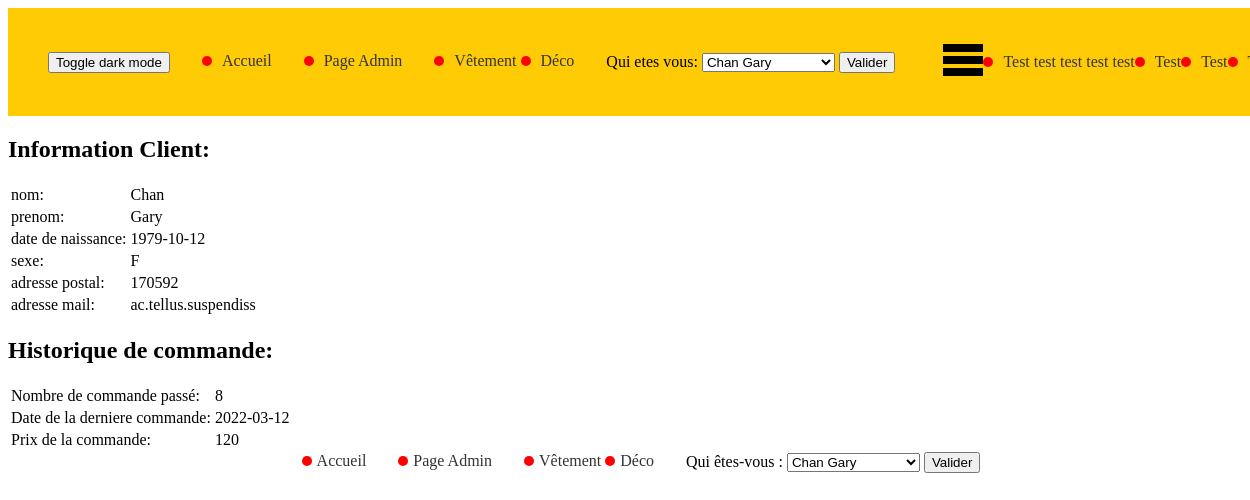
/client.php?id=1, run on the app's committed database.
### tables this page shows
CREATE TABLE `categorie` (
  `id_categorie` int(11) NOT NULL,
  `nom` varchar(50) NOT NULL
);

CREATE TABLE `fiche_client` (
  `id_client` int(11) NOT NULL,
  `nom` varchar(50) NOT NULL,
  `prenom` varchar(50) NOT NULL,
  `date_de_naissance` date NOT NULL,
  `sexe` char(1) NOT NULL,
  `adresse_postal` bigint(5) NOT NULL,
  `adresse_mail` varchar(20) NOT NULL
);

CREATE TABLE `commande` (
  `id_commande` int(11) NOT NULL,
  `nombre_de_commande_passé` bigint(2) NOT NULL,
  `date_de_la_derniere` date NOT NULL,
  `prix_de_la_derniere_commande` bigint(4) NOT NULL
);

### client.php (the view, shortened to what this page needs)
<!DOCTYPE html>
<html lang="fr">
  <head>
    <link rel="stylesheet" type="text/css" href="css/style.css">
  </head>
  <body>
    <?php
      require("components/header.php");;
      include("config/config.php");
$bdd = new PDO('mysql:host='.$hote.';port='.$port.';dbname='.$nom_bd,$utilisateur,$mot_de_passe);
      $requete = 'SELECT * FROM fiche_client WHERE id_client=' . $_GET["id"];
      $resultats = $bdd->query($requete);
      $tableauclient = $resultats->fetchAll();
      if (count($tableauclient) > 0) {
        echo "<h2>Information Client:</h2>";
        echo "<table>";
        foreach ($tableauclient as $client) {
          echo "<tr><td>nom:</td><td>" . $client["nom"] . "</td></tr>";
          echo "<tr><td>prenom:</td><td>" . $client["prenom"] . "</td></tr>";
          echo "<tr><td>date de naissance:</td><td>" . $client["date_de_naissance"] . "</td></tr>";
          echo "<tr><td>sexe:</td><td>" . $client["sexe"] . "</td></tr>";
          echo "<tr><td>adresse postal:</td><td>" . $client["adresse_postal"] . "</td></tr>";
          echo "<tr><td>adresse mail:</td><td>" . $client["adresse_mail"] . "</td></tr>";
        }
        echo "</table>";
      } else {
        echo "<p>Aucune fiche_client n'a été trouvée pour ce client.</p>";
      }
      $requete = 'SELECT * FROM commande WHERE id_commande=' . $_GET["id"];
      $resultats = $bdd->query($requete);
      $tableaucommande = $resultats->fetchAll();
      if (count($tableaucommande) > 0) {
        echo "<h2>Historique de commande:</h2>";
        echo "<table>";
        foreach ($tableaucommande as $commande) {
          echo "<tr><td>Nombre de commande passé:</td><td>" . $commande["nombre_de_commande_passé"] . "</td></tr>";
          echo "<tr><td>Date de la derniere commande:</td><td>" . $commande["date_de_la_derniere"] . "</td></tr>";
          echo "<tr><td>Prix de la commande:</td><td>" . $commande["prix_de_la_derniere_commande"] . "</td></tr>";
    }
    echo "</table>";
} else {
    echo "<p>Aucune commande trouvée pour ce client.</p>";
}
?>
<?php require("components/footer.php"); ?>
</body>
</html>

### components/header.php (shortened to what this page needs)
<?php
 include("config/config.php");
$bdd = new PDO('mysql:host='.$hote.';port='.$port.';dbname='.$nom_bd,$utilisateur,$mot_de_passe);
$requete = 'SELECT * FROM fiche_client';
$resultats = $bdd->query($requete);
$tableauclient = $resultats->fetchAll();
$requete='SELECT * FROM categorie ';
$resultats = $bdd->query($requete) ;
$tableaucategorie=$resultats->fetchAll() ;
?>
<nav>
<button onclick="toggle_dark_mode()">Toggle dark mode</button>
    <ul>
        <li><a href="index.php">Accueil</a></li>
        <li><a href="admin.php">Page Admin</a></li>
        <li class="dropdown">
            <div class="dropdown-content">
                <?php
                foreach ($tableaucategorie as $categorie) {
                    echo '<a href="article.php?id=' . $categorie["id_categorie"] . '">' . $categorie["nom"] . '</a>'."\n";
                }
                ?>
            </div>
        </li>
        <li>
            <form action="client.php" method="get">
                <label for="selectionneclient">Qui etes vous:</label>
                <select id="selectionneclient" name="id">
                    <?php
                    foreach ($tableauclient as $client) {
                        echo '<option value="' . $client["id_client"] . '">' . $client["nom"] . ' ' . $client["prenom"] . '</option>';
                    }
                    ?>
                </select>
                <input type="submit" value="Valider">
            </form>
        </li>
    </ul>
    <div class="header-nav" data-visible="false">
        <nav class="nav">
                <div class="menu-btn">
                    <svg viewBox="0 0 100 80" width="40" height="40">
  <rect width="100" height="20"></rect>
  <rect y="30" width="100" height="20"></rect>
  <rect y="60" width="100" height="20"></rect>
</svg>
                </div>
            <ul class="nav-list burger">
                <li class="nav__list_item" style="margin-left: 0px;"><a class="nav__link" href="#">Test test test test test</a></li>
                <li class="nav__list_item" style="margin-left: 0px;"><a class="nav__link" href="#">Test</a></li>
                <li class="nav__list_item"  style="margin-left: 0px;"><a class="nav__link" href="#">Test</a></li>
                <li class="nav__list_item"  style="margin-left: 0px;"><a class="nav__link" href="#">Test</a></li>
            </ul>
        </nav>
    </div>
</nav>

### components/footer.php (shortened to what this page needs)
<?php
  include("config/config.php");
  $bdd = new PDO('mysql:host='.$hote.';port='.$port.';dbname='.$nom_bd,$utilisateur,$mot_de_passe);
$requete = 'SELECT * FROM fiche_client';
$resultats = $bdd->query($requete);
$tableauclient = $resultats->fetchAll();
$requete = 'SELECT * FROM categorie';
$resultats = $bdd->query($requete);
$tableaucategorie = $resultats->fetchAll();
?>
    <footer>
        <ul>
            <li><a href="index.php">Accueil</a></li>
            <li><a href="admin.php">Page Admin</a></li>
            <li class="dropdown">
                <div class="dropdown-content">
                    <?php
                    foreach ($tableaucategorie as $categorie) {
                        echo '<a href="article.php?id=' . $categorie["id_categorie"] . '">' . $categorie["nom"] . '</a>' . "\n";
                    }
                    ?>
                </div>
            </li>
            <li>
                <form action="client.php" method="get">
                    <label for="selectionneclient">Qui êtes-vous :</label>
                    <select id="selectionneclient" name="id">
                        <?php
                        foreach ($tableauclient as $client) {
                            echo '<option value="' . $client["id_client"] . '">' . $client["nom"] . ' ' . $client["prenom"] . '</option>';
                        }
                        ?>
                    </select>
                    <input type="submit" value="Valider">
                </form>
            </li>
        </ul>
</footer>

### css/style.css (style rules this page uses)
nav { width: 100%; top: auto; left: auto; background-color: #ffcb05; display: flex; justify-content: flex-end; align-items: center; padding: 1rem; }
nav ul li a:before { content: ""; display: inline-block; width: 10px; height: 10px; margin-right: 10px; background-color: red; border-radius: 50%; }
nav ul { display: flex; justify-content: flex-start; }
ul { display: flex; list-style-type: none; margin: 0; padding: 0; }
footer ul { justify-content: center; }
li { margin-left: 2rem; }
a { color: #333; text-decoration: none; position: relative; }
li a::before { content: ""; display: inline-block; width: 10px; height: 10px; margin-right: 5px; background-color: red; border-radius: 50%; }

### data on the page
categorie: nom "Vêtement"
categorie: nom "Déco"
fiche_client: nom "Chan", prenom "Gary", date_de_naissance "1979-10-12", sexe "F", adresse_postal "170592", adresse_mail "ac.tellus.suspendiss"
commande: nombre_de_commande_passé "8", date_de_la_derniere "2022-03-12", prix_de_la_derniere_commande "120"

### other printed values
form field id "Chan Gary"
